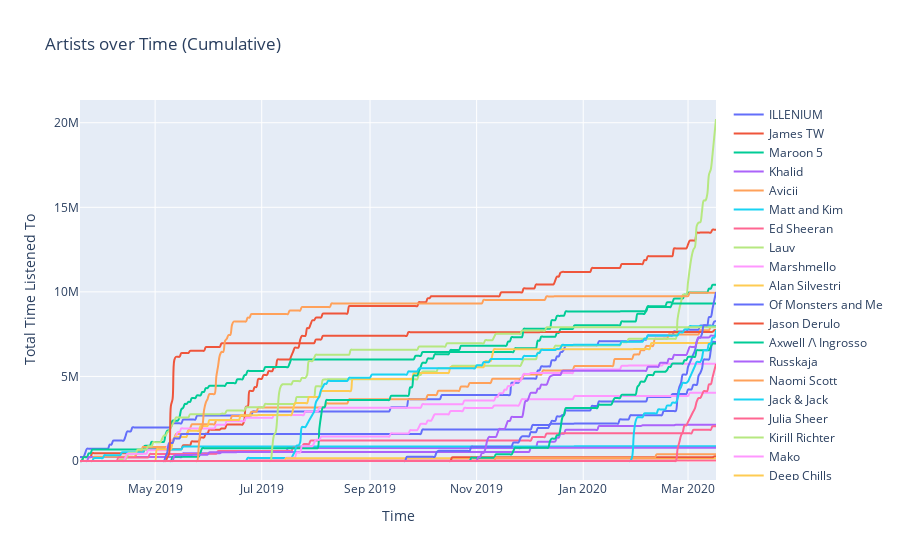
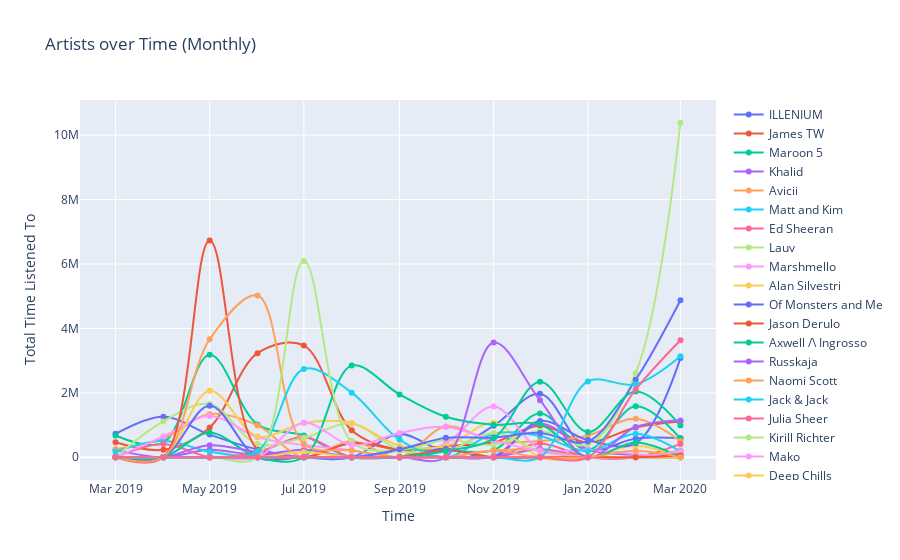
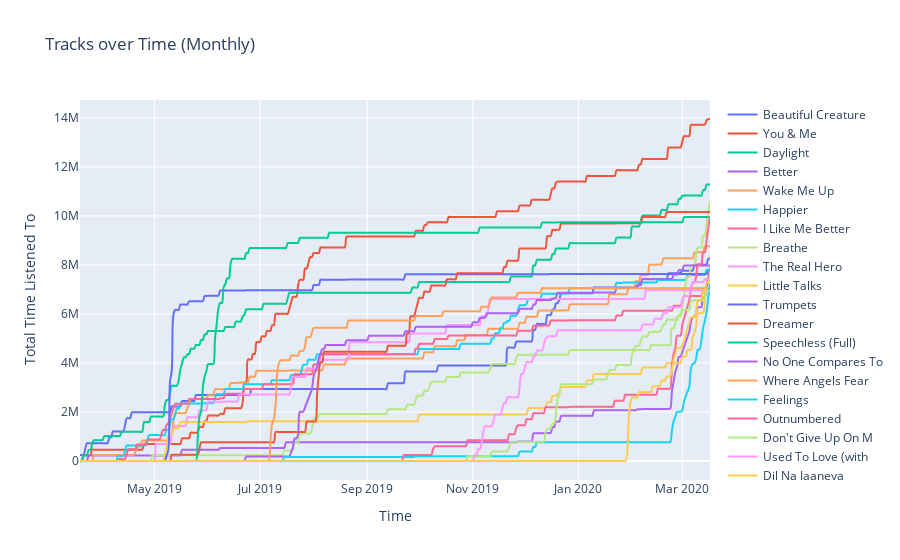
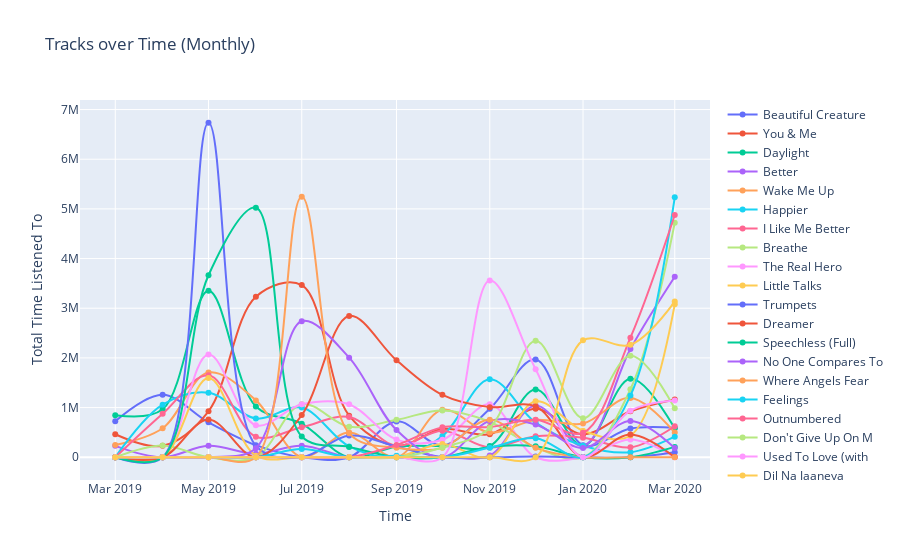

Here is the notebook cell these charts were saved with, in order:
### Code cell
artists_cum, artists_mon = get_data(artist_tracker)
tracks_cum, tracks_mon = get_data(track_tracker)

plot(artists_cum, 'Artists over Time (Cumulative)')
plot(artists_mon, 'Artists over Time (Monthly)')
plot(tracks_cum, 'Tracks over Time (Monthly)')
plot(tracks_mon, 'Tracks over Time (Monthly)')

### Figure 1 — Plotly figure (JSON) as saved in the notebook; plotly's stock layout.template omitted (floating-point values rounded to 4 significant figures; data arrays with more than 128 entries replaced by an {"elided": "..."} marker saying what was removed)
{"data": [{"line": {"shape": "spline"}, "name": "ILLENIUM", "type": "scatter", "x": {"elided": "365 str values"}, "y": {"elided": "365 int values"}}, {"line": {"shape": "spline"}, "name": "James TW", "type": "scatter", "x": {"elided": "365 str values"}, "y": {"elided": "365 int values"}}, {"line": {"shape": "spline"}, "name": "Maroon 5", "type": "scatter", "x": {"elided": "365 str values"}, "y": {"elided": "365 int values"}}, {"line": {"shape": "spline"}, "name": "Khalid", "type": "scatter", "x": {"elided": "365 str values"}, "y": {"elided": "365 int values"}}, {"line": {"shape": "spline"}, "name": "Avicii", "type": "scatter", "x": {"elided": "365 str values"}, "y": {"elided": "365 int values"}}, {"line": {"shape": "spline"}, "name": "Matt and Kim", "type": "scatter", "x": {"elided": "365 str values"}, "y": {"elided": "365 int values"}}, {"line": {"shape": "spline"}, "name": "Ed Sheeran", "type": "scatter", "x": {"elided": "365 str values"}, "y": {"elided": "365 int values"}}, {"line": {"shape": "spline"}, "name": "Lauv", "type": "scatter", "x": {"elided": "365 str values"}, "y": {"elided": "365 int values"}}, {"line": {"shape": "spline"}, "name": "Marshmello", "type": "scatter", "x": {"elided": "365 str values"}, "y": {"elided": "365 int values"}}, {"line": {"shape": "spline"}, "name": "Alan Silvestri", "type": "scatter", "x": {"elided": "365 str values"}, "y": {"elided": "365 int values"}}, {"line": {"shape": "spline"}, "name": "Of Monsters and Me", "type": "scatter", "x": {"elided": "365 str values"}, "y": {"elided": "365 int values"}}, {"line": {"shape": "spline"}, "name": "Jason Derulo", "type": "scatter", "x": {"elided": "365 str values"}, "y": {"elided": "365 int values"}}, {"line": {"shape": "spline"}, "name": "Axwell /\\ Ingrosso", "type": "scatter", "x": {"elided": "365 str values"}, "y": {"elided": "365 int values"}}, {"line": {"shape": "spline"}, "name": "Russkaja", "type": "scatter", "x": {"elided": "365 str values"}, "y": {"elided": "365 int values"}}, {"line": {"shape": "spline"}, "name": "Naomi Scott", "type": "scatter", "x": {"elided": "365 str values"}, "y": {"elided": "365 int values"}}, {"line": {"shape": "spline"}, "name": "Jack & Jack", "type": "scatter", "x": {"elided": "365 str values"}, "y": {"elided": "365 int values"}}, {"line": {"shape": "spline"}, "name": "Julia Sheer", "type": "scatter", "x": {"elided": "365 str values"}, "y": {"elided": "365 int values"}}, {"line": {"shape": "spline"}, "name": "Kirill Richter", "type": "scatter", "x": {"elided": "365 str values"}, "y": {"elided": "365 int values"}}, {"line": {"shape": "spline"}, "name": "Mako", "type": "scatter", "x": {"elided": "365 str values"}, "y": {"elided": "365 int values"}}, {"line": {"shape": "spline"}, "name": "Deep Chills", "type": "scatter", "x": {"elided": "365 str values"}, "y": {"elided": "365 int values"}}, {"line": {"shape": "spline"}, "name": "Dermot Kennedy", "type": "scatter", "x": {"elided": "365 str values"}, "y": {"elided": "365 int values"}}, {"line": {"shape": "spline"}, "name": "Marc E. Bassy", "type": "scatter", "x": {"elided": "365 str values"}, "y": {"elided": "365 int values"}}, {"line": {"shape": "spline"}, "name": "Andy Grammer", "type": "scatter", "x": {"elided": "365 str values"}, "y": {"elided": "365 int values"}}, {"line": {"shape": "spline"}, "name": "Martin Garrix", "type": "scatter", "x": {"elided": "365 str values"}, "y": {"elided": "365 int values"}}, {"line": {"shape": "spline"}, "name": "James Arthur", "type": "scatter", "x": {"elided": "365 str values"}, "y": {"elided": "365 int values"}}, {"line": {"shape": "spline"}, "name": "Rochak Kohli", "type": "scatter", "x": {"elided": "365 str values"}, "y": {"elided": "365 int values"}}, {"line": {"shape": "spline"}, "name": "Declan J Donovan", "type": "scatter", "x": {"elided": "365 str values"}, "y": {"elided": "365 int values"}}], "layout": {"font": {"size": 12}, "title": {"text": "Artists over Time (Cumulative)"}, "xaxis": {"title": {"text": "Time"}}, "yaxis": {"title": {"text": "Total Time Listened To"}}}}

### Figure 2 — Plotly figure (JSON) as saved in the notebook; plotly's stock layout.template omitted (floating-point values rounded to 4 significant figures)
{"data": [{"line": {"shape": "spline"}, "name": "ILLENIUM", "type": "scatter", "x": ["2019-03", "2019-04", "2019-05", "2019-06", "2019-07", "2019-08", "2019-09", "2019-10", "2019-11", "2019-12", "2020-01", "2020-02", "2020-03"], "y": [726407, 1260701, 703834, 242899, 0, 0, 721524, 240508, 975527, 1970052, 240508, 578606, 594259]}, {"line": {"shape": "spline"}, "name": "James TW", "type": "scatter", "x": ["2019-03", "2019-04", "2019-05", "2019-06", "2019-07", "2019-08", "2019-09", "2019-10", "2019-11", "2019-12", "2020-01", "2020-02", "2020-03"], "y": [463306, 231653, 925047, 3233218, 3467005, 837940, 231653, 351363, 463306, 976888, 463306, 926612, 1107886]}, {"line": {"shape": "spline"}, "name": "Maroon 5", "type": "scatter", "x": ["2019-03", "2019-04", "2019-05", "2019-06", "2019-07", "2019-08", "2019-09", "2019-10", "2019-11", "2019-12", "2020-01", "2020-02", "2020-03"], "y": [675918, 450612, 3181380, 1020149, 676012, 0, 211990, 225400, 225306, 1356967, 227716, 1581388, 582268]}, {"line": {"shape": "spline"}, "name": "Khalid", "type": "scatter", "x": ["2019-03", "2019-04", "2019-05", "2019-06", "2019-07", "2019-08", "2019-09", "2019-10", "2019-11", "2019-12", "2020-01", "2020-02", "2020-03"], "y": [229320, 0, 229320, 72551, 230578, 0, 0, 0, 36018, 1043400, 229320, 72829, 1033]}, {"line": {"shape": "spline"}, "name": "Avicii", "type": "scatter", "x": ["2019-03", "2019-04", "2019-05", "2019-06", "2019-07", "2019-08", "2019-09", "2019-10", "2019-11", "2019-12", "2020-01", "2020-02", "2020-03"], "y": [247426, 583982, 1337322, 989704, 0, 494852, 0, 957762, 497940, 505697, 678254, 1191767, 497954]}, {"line": {"shape": "spline"}, "name": "Matt and Kim", "type": "scatter", "x": ["2019-03", "2019-04", "2019-05", "2019-06", "2019-07", "2019-08", "2019-09", "2019-10", "2019-11", "2019-12", "2020-01", "2020-02", "2020-03"], "y": [171333, 514017, 172911, 2133, 0, 0, 0, 0, 0, 4994, 0, 0, 0]}, {"line": {"shape": "spline"}, "name": "Ed Sheeran", "type": "scatter", "x": ["2019-03", "2019-04", "2019-05", "2019-06", "2019-07", "2019-08", "2019-09", "2019-10", "2019-11", "2019-12", "2020-01", "2020-02", "2020-03"], "y": [0, 415040, 14588, 155067, 622560, 0, 0, 0, 0, 430519, 0, 0, 415040]}, {"line": {"shape": "spline"}, "name": "Lauv", "type": "scatter", "x": ["2019-03", "2019-04", "2019-05", "2019-06", "2019-07", "2019-08", "2019-09", "2019-10", "2019-11", "2019-12", "2020-01", "2020-02", "2020-03"], "y": [0, 1113388, 1649881, 413347, 604268, 1047143, 262429, 533902, 387049, 817732, 394872, 2609668, 10387300]}, {"line": {"shape": "spline"}, "name": "Marshmello", "type": "scatter", "x": ["2019-03", "2019-04", "2019-05", "2019-06", "2019-07", "2019-08", "2019-09", "2019-10", "2019-11", "2019-12", "2020-01", "2020-02", "2020-03"], "y": [0, 642867, 1284736, 623942, 377089, 218567, 0, 428578, 1572379, 265979, 231872, 101556, 0]}, {"line": {"shape": "spline"}, "name": "Alan Silvestri", "type": "scatter", "x": ["2019-03", "2019-04", "2019-05", "2019-06", "2019-07", "2019-08", "2019-09", "2019-10", "2019-11", "2019-12", "2020-01", "2020-02", "2020-03"], "y": [0, 0, 2067596, 645141, 1065209, 1064478, 354826, 351144, 1064478, 0, 3900, 354830, 0]}, {"line": {"shape": "spline"}, "name": "Of Monsters and Me", "type": "scatter", "x": ["2019-03", "2019-04", "2019-05", "2019-06", "2019-07", "2019-08", "2019-09", "2019-10", "2019-11", "2019-12", "2020-01", "2020-02", "2020-03"], "y": [0, 0, 1596029, 0, 0, 0, 0, 266600, 0, 1125711, 533222, 438200, 3078627]}, {"line": {"shape": "spline"}, "name": "Jason Derulo", "type": "scatter", "x": ["2019-03", "2019-04", "2019-05", "2019-06", "2019-07", "2019-08", "2019-09", "2019-10", "2019-11", "2019-12", "2020-01", "2020-02", "2020-03"], "y": [0, 0, 6734108, 230311, 0, 436523, 217419, 0, 0, 15126, 0, 0, 101668]}, {"line": {"shape": "spline"}, "name": "Axwell /\\ Ingrosso", "type": "scatter", "x": ["2019-03", "2019-04", "2019-05", "2019-06", "2019-07", "2019-08", "2019-09", "2019-10", "2019-11", "2019-12", "2020-01", "2020-02", "2020-03"], "y": [0, 0, 760310, 0, 0, 2845423, 1952394, 1255735, 1009067, 1023180, 3760, 460397, 2670]}, {"line": {"shape": "spline"}, "name": "Russkaja", "type": "scatter", "x": ["2019-03", "2019-04", "2019-05", "2019-06", "2019-07", "2019-08", "2019-09", "2019-10", "2019-11", "2019-12", "2020-01", "2020-02", "2020-03"], "y": [0, 0, 370975, 155157, 5546, 1904, 0, 0, 0, 246653, 0, 3230, 0]}, {"line": {"shape": "spline"}, "name": "Naomi Scott", "type": "scatter", "x": ["2019-03", "2019-04", "2019-05", "2019-06", "2019-07", "2019-08", "2019-09", "2019-10", "2019-11", "2019-12", "2020-01", "2020-02", "2020-03"], "y": [0, 0, 3663186, 5024197, 417600, 208800, 0, 0, 208800, 219651, 0, 0, 208800]}, {"line": {"shape": "spline"}, "name": "Jack & Jack", "type": "scatter", "x": ["2019-03", "2019-04", "2019-05", "2019-06", "2019-07", "2019-08", "2019-09", "2019-10", "2019-11", "2019-12", "2020-01", "2020-02", "2020-03"], "y": [0, 0, 0, 182920, 2739611, 2005570, 548760, 0, 731680, 660357, 186611, 731680, 185033]}, {"line": {"shape": "spline"}, "name": "Julia Sheer", "type": "scatter", "x": ["2019-03", "2019-04", "2019-05", "2019-06", "2019-07", "2019-08", "2019-09", "2019-10", "2019-11", "2019-12", "2020-01", "2020-02", "2020-03"], "y": [0, 0, 0, 30848, 0, 0, 0, 0, 0, 0, 0, 0, 0]}, {"line": {"shape": "spline"}, "name": "Kirill Richter", "type": "scatter", "x": ["2019-03", "2019-04", "2019-05", "2019-06", "2019-07", "2019-08", "2019-09", "2019-10", "2019-11", "2019-12", "2020-01", "2020-02", "2020-03"], "y": [0, 0, 0, 0, 6095014, 481867, 189092, 189092, 756368, 189502, 0, 0, 0]}, {"line": {"shape": "spline"}, "name": "Mako", "type": "scatter", "x": ["2019-03", "2019-04", "2019-05", "2019-06", "2019-07", "2019-08", "2019-09", "2019-10", "2019-11", "2019-12", "2020-01", "2020-02", "2020-03"], "y": [0, 0, 0, 0, 1067757, 376720, 753441, 941800, 515650, 188360, 0, 0, 188360]}, {"line": {"shape": "spline"}, "name": "Deep Chills", "type": "scatter", "x": ["2019-03", "2019-04", "2019-05", "2019-06", "2019-07", "2019-08", "2019-09", "2019-10", "2019-11", "2019-12", "2020-01", "2020-02", "2020-03"], "y": [0, 0, 0, 0, 163738, 0, 0, 0, 0, 0, 0, 0, 0]}, {"line": {"shape": "spline"}, "name": "Dermot Kennedy", "type": "scatter", "x": ["2019-03", "2019-04", "2019-05", "2019-06", "2019-07", "2019-08", "2019-09", "2019-10", "2019-11", "2019-12", "2020-01", "2020-02", "2020-03"], "y": [0, 0, 0, 0, 0, 0, 245699, 601796, 610187, 755884, 491398, 2406470, 4877459]}, {"line": {"shape": "spline"}, "name": "Marc E. Bassy", "type": "scatter", "x": ["2019-03", "2019-04", "2019-05", "2019-06", "2019-07", "2019-08", "2019-09", "2019-10", "2019-11", "2019-12", "2020-01", "2020-02", "2020-03"], "y": [0, 0, 0, 0, 0, 0, 0, 218493, 0, 0, 0, 0, 56481]}, {"line": {"shape": "spline"}, "name": "Andy Grammer", "type": "scatter", "x": ["2019-03", "2019-04", "2019-05", "2019-06", "2019-07", "2019-08", "2019-09", "2019-10", "2019-11", "2019-12", "2020-01", "2020-02", "2020-03"], "y": [0, 0, 0, 0, 0, 0, 0, 196187, 588561, 2347044, 784748, 2042787, 984440]}, {"line": {"shape": "spline"}, "name": "Martin Garrix", "type": "scatter", "x": ["2019-03", "2019-04", "2019-05", "2019-06", "2019-07", "2019-08", "2019-09", "2019-10", "2019-11", "2019-12", "2020-01", "2020-02", "2020-03"], "y": [0, 0, 0, 0, 0, 0, 0, 0, 3559864, 1772501, 0, 937418, 1141684]}, {"line": {"shape": "spline"}, "name": "James Arthur", "type": "scatter", "x": ["2019-03", "2019-04", "2019-05", "2019-06", "2019-07", "2019-08", "2019-09", "2019-10", "2019-11", "2019-12", "2020-01", "2020-02", "2020-03"], "y": [0, 0, 0, 0, 0, 0, 0, 0, 199066, 0, 0, 199066, 0]}, {"line": {"shape": "spline"}, "name": "Rochak Kohli", "type": "scatter", "x": ["2019-03", "2019-04", "2019-05", "2019-06", "2019-07", "2019-08", "2019-09", "2019-10", "2019-11", "2019-12", "2020-01", "2020-02", "2020-03"], "y": [0, 0, 0, 0, 0, 0, 0, 0, 0, 0, 2354088, 2264458, 3133587]}, {"line": {"shape": "spline"}, "name": "Declan J Donovan", "type": "scatter", "x": ["2019-03", "2019-04", "2019-05", "2019-06", "2019-07", "2019-08", "2019-09", "2019-10", "2019-11", "2019-12", "2020-01", "2020-02", "2020-03"], "y": [0, 0, 0, 0, 0, 0, 0, 0, 0, 0, 0, 2106653, 3634450]}], "layout": {"font": {"size": 12}, "title": {"text": "Artists over Time (Monthly)"}, "xaxis": {"title": {"text": "Time"}}, "yaxis": {"title": {"text": "Total Time Listened To"}}}}

### Figure 3 — Plotly figure (JSON) as saved in the notebook; plotly's stock layout.template omitted (floating-point values rounded to 4 significant figures; data arrays with more than 128 entries replaced by an {"elided": "..."} marker saying what was removed)
{"data": [{"line": {"shape": "spline"}, "name": "Beautiful Creature", "type": "scatter", "x": {"elided": "365 str values"}, "y": {"elided": "365 int values"}}, {"line": {"shape": "spline"}, "name": "You & Me", "type": "scatter", "x": {"elided": "365 str values"}, "y": {"elided": "365 int values"}}, {"line": {"shape": "spline"}, "name": "Daylight", "type": "scatter", "x": {"elided": "365 str values"}, "y": {"elided": "365 int values"}}, {"line": {"shape": "spline"}, "name": "Better", "type": "scatter", "x": {"elided": "365 str values"}, "y": {"elided": "365 int values"}}, {"line": {"shape": "spline"}, "name": "Wake Me Up", "type": "scatter", "x": {"elided": "365 str values"}, "y": {"elided": "365 int values"}}, {"line": {"shape": "spline"}, "name": "Happier", "type": "scatter", "x": {"elided": "365 str values"}, "y": {"elided": "365 int values"}}, {"line": {"shape": "spline"}, "name": "I Like Me Better", "type": "scatter", "x": {"elided": "365 str values"}, "y": {"elided": "365 int values"}}, {"line": {"shape": "spline"}, "name": "Breathe", "type": "scatter", "x": {"elided": "365 str values"}, "y": {"elided": "365 int values"}}, {"line": {"shape": "spline"}, "name": "The Real Hero", "type": "scatter", "x": {"elided": "365 str values"}, "y": {"elided": "365 int values"}}, {"line": {"shape": "spline"}, "name": "Little Talks", "type": "scatter", "x": {"elided": "365 str values"}, "y": {"elided": "365 int values"}}, {"line": {"shape": "spline"}, "name": "Trumpets", "type": "scatter", "x": {"elided": "365 str values"}, "y": {"elided": "365 int values"}}, {"line": {"shape": "spline"}, "name": "Dreamer", "type": "scatter", "x": {"elided": "365 str values"}, "y": {"elided": "365 int values"}}, {"line": {"shape": "spline"}, "name": "Speechless (Full)", "type": "scatter", "x": {"elided": "365 str values"}, "y": {"elided": "365 int values"}}, {"line": {"shape": "spline"}, "name": "No One Compares To", "type": "scatter", "x": {"elided": "365 str values"}, "y": {"elided": "365 int values"}}, {"line": {"shape": "spline"}, "name": "Where Angels Fear ", "type": "scatter", "x": {"elided": "365 str values"}, "y": {"elided": "365 int values"}}, {"line": {"shape": "spline"}, "name": "Feelings", "type": "scatter", "x": {"elided": "365 str values"}, "y": {"elided": "365 int values"}}, {"line": {"shape": "spline"}, "name": "Outnumbered", "type": "scatter", "x": {"elided": "365 str values"}, "y": {"elided": "365 int values"}}, {"line": {"shape": "spline"}, "name": "Don't Give Up On M", "type": "scatter", "x": {"elided": "365 str values"}, "y": {"elided": "365 int values"}}, {"line": {"shape": "spline"}, "name": "Used To Love (with", "type": "scatter", "x": {"elided": "365 str values"}, "y": {"elided": "365 int values"}}, {"line": {"shape": "spline"}, "name": "Dil Na Jaaneya", "type": "scatter", "x": {"elided": "365 str values"}, "y": {"elided": "365 int values"}}], "layout": {"font": {"size": 12}, "title": {"text": "Tracks over Time (Monthly)"}, "xaxis": {"title": {"text": "Time"}}, "yaxis": {"title": {"text": "Total Time Listened To"}}}}

### Figure 4 — Plotly figure (JSON) as saved in the notebook; plotly's stock layout.template omitted (floating-point values rounded to 4 significant figures)
{"data": [{"line": {"shape": "spline"}, "name": "Beautiful Creature", "type": "scatter", "x": ["2019-03", "2019-04", "2019-05", "2019-06", "2019-07", "2019-08", "2019-09", "2019-10", "2019-11", "2019-12", "2020-01", "2020-02", "2020-03"], "y": [726407, 1260701, 703834, 242899, 0, 0, 721524, 240508, 975527, 1970052, 240508, 578606, 594259]}, {"line": {"shape": "spline"}, "name": "You & Me", "type": "scatter", "x": ["2019-03", "2019-04", "2019-05", "2019-06", "2019-07", "2019-08", "2019-09", "2019-10", "2019-11", "2019-12", "2020-01", "2020-02", "2020-03"], "y": [463306, 231653, 925047, 3233218, 3467005, 837940, 231653, 569856, 463306, 976888, 463306, 926612, 1164367]}, {"line": {"shape": "spline"}, "name": "Daylight", "type": "scatter", "x": ["2019-03", "2019-04", "2019-05", "2019-06", "2019-07", "2019-08", "2019-09", "2019-10", "2019-11", "2019-12", "2020-01", "2020-02", "2020-03"], "y": [847251, 964629, 3354291, 1022282, 676012, 0, 211990, 225400, 225306, 1361961, 227716, 1581388, 582268]}, {"line": {"shape": "spline"}, "name": "Better", "type": "scatter", "x": ["2019-03", "2019-04", "2019-05", "2019-06", "2019-07", "2019-08", "2019-09", "2019-10", "2019-11", "2019-12", "2020-01", "2020-02", "2020-03"], "y": [229320, 0, 229320, 72551, 230578, 0, 0, 0, 36018, 1043400, 229320, 2179482, 3635483]}, {"line": {"shape": "spline"}, "name": "Wake Me Up", "type": "scatter", "x": ["2019-03", "2019-04", "2019-05", "2019-06", "2019-07", "2019-08", "2019-09", "2019-10", "2019-11", "2019-12", "2020-01", "2020-02", "2020-03"], "y": [247426, 583982, 1708297, 1144861, 5546, 496756, 0, 957762, 497940, 752350, 678254, 1194997, 497954]}, {"line": {"shape": "spline"}, "name": "Happier", "type": "scatter", "x": ["2019-03", "2019-04", "2019-05", "2019-06", "2019-07", "2019-08", "2019-09", "2019-10", "2019-11", "2019-12", "2020-01", "2020-02", "2020-03"], "y": [0, 1057907, 1299324, 779009, 999649, 218567, 0, 428578, 1572379, 696498, 231872, 101556, 415040]}, {"line": {"shape": "spline"}, "name": "I Like Me Better", "type": "scatter", "x": ["2019-03", "2019-04", "2019-05", "2019-06", "2019-07", "2019-08", "2019-09", "2019-10", "2019-11", "2019-12", "2020-01", "2020-02", "2020-03"], "y": [0, 875578, 1649881, 413347, 604268, 809333, 231873, 533902, 197436, 424488, 394872, 198876, 623377]}, {"line": {"shape": "spline"}, "name": "Breathe", "type": "scatter", "x": ["2019-03", "2019-04", "2019-05", "2019-06", "2019-07", "2019-08", "2019-09", "2019-10", "2019-11", "2019-12", "2020-01", "2020-02", "2020-03"], "y": [0, 237810, 0, 0, 1067757, 614530, 753441, 941800, 714716, 198154, 0, 1368386, 4719177]}, {"line": {"shape": "spline"}, "name": "The Real Hero", "type": "scatter", "x": ["2019-03", "2019-04", "2019-05", "2019-06", "2019-07", "2019-08", "2019-09", "2019-10", "2019-11", "2019-12", "2020-01", "2020-02", "2020-03"], "y": [0, 0, 2067596, 645141, 1065209, 1064478, 354826, 351144, 1064478, 0, 3900, 354830, 0]}, {"line": {"shape": "spline"}, "name": "Little Talks", "type": "scatter", "x": ["2019-03", "2019-04", "2019-05", "2019-06", "2019-07", "2019-08", "2019-09", "2019-10", "2019-11", "2019-12", "2020-01", "2020-02", "2020-03"], "y": [0, 0, 1596029, 30848, 0, 0, 0, 266600, 0, 1125711, 533222, 438200, 3078627]}, {"line": {"shape": "spline"}, "name": "Trumpets", "type": "scatter", "x": ["2019-03", "2019-04", "2019-05", "2019-06", "2019-07", "2019-08", "2019-09", "2019-10", "2019-11", "2019-12", "2020-01", "2020-02", "2020-03"], "y": [0, 0, 6734108, 230311, 0, 436523, 217419, 0, 0, 15126, 0, 0, 101668]}, {"line": {"shape": "spline"}, "name": "Dreamer", "type": "scatter", "x": ["2019-03", "2019-04", "2019-05", "2019-06", "2019-07", "2019-08", "2019-09", "2019-10", "2019-11", "2019-12", "2020-01", "2020-02", "2020-03"], "y": [0, 0, 760310, 0, 848895, 2845423, 1952394, 1255735, 1009067, 1023180, 3760, 460397, 2670]}, {"line": {"shape": "spline"}, "name": "Speechless (Full)", "type": "scatter", "x": ["2019-03", "2019-04", "2019-05", "2019-06", "2019-07", "2019-08", "2019-09", "2019-10", "2019-11", "2019-12", "2020-01", "2020-02", "2020-03"], "y": [0, 0, 3663186, 5024197, 417600, 208800, 0, 0, 208800, 219651, 0, 0, 208800]}, {"line": {"shape": "spline"}, "name": "No One Compares To", "type": "scatter", "x": ["2019-03", "2019-04", "2019-05", "2019-06", "2019-07", "2019-08", "2019-09", "2019-10", "2019-11", "2019-12", "2020-01", "2020-02", "2020-03"], "y": [0, 0, 0, 182920, 2739611, 2005570, 548760, 0, 731680, 660357, 186611, 731680, 185033]}, {"line": {"shape": "spline"}, "name": "Where Angels Fear ", "type": "scatter", "x": ["2019-03", "2019-04", "2019-05", "2019-06", "2019-07", "2019-08", "2019-09", "2019-10", "2019-11", "2019-12", "2020-01", "2020-02", "2020-03"], "y": [0, 0, 0, 0, 5246119, 481867, 189092, 189092, 756368, 189502, 0, 0, 0]}, {"line": {"shape": "spline"}, "name": "Feelings", "type": "scatter", "x": ["2019-03", "2019-04", "2019-05", "2019-06", "2019-07", "2019-08", "2019-09", "2019-10", "2019-11", "2019-12", "2020-01", "2020-02", "2020-03"], "y": [0, 0, 0, 0, 163738, 0, 30556, 0, 189613, 383450, 0, 1241472, 5233106]}, {"line": {"shape": "spline"}, "name": "Outnumbered", "type": "scatter", "x": ["2019-03", "2019-04", "2019-05", "2019-06", "2019-07", "2019-08", "2019-09", "2019-10", "2019-11", "2019-12", "2020-01", "2020-02", "2020-03"], "y": [0, 0, 0, 0, 0, 0, 245699, 601796, 610187, 755884, 491398, 2406470, 4877459]}, {"line": {"shape": "spline"}, "name": "Don't Give Up On M", "type": "scatter", "x": ["2019-03", "2019-04", "2019-05", "2019-06", "2019-07", "2019-08", "2019-09", "2019-10", "2019-11", "2019-12", "2020-01", "2020-02", "2020-03"], "y": [0, 0, 0, 0, 0, 0, 0, 196187, 588561, 2347044, 784748, 2042787, 984440]}, {"line": {"shape": "spline"}, "name": "Used To Love (with", "type": "scatter", "x": ["2019-03", "2019-04", "2019-05", "2019-06", "2019-07", "2019-08", "2019-09", "2019-10", "2019-11", "2019-12", "2020-01", "2020-02", "2020-03"], "y": [0, 0, 0, 0, 0, 0, 0, 0, 3559864, 1772501, 0, 937418, 1141684]}, {"line": {"shape": "spline"}, "name": "Dil Na Jaaneya", "type": "scatter", "x": ["2019-03", "2019-04", "2019-05", "2019-06", "2019-07", "2019-08", "2019-09", "2019-10", "2019-11", "2019-12", "2020-01", "2020-02", "2020-03"], "y": [0, 0, 0, 0, 0, 0, 0, 0, 0, 0, 2354088, 2264458, 3133587]}], "layout": {"font": {"size": 12}, "title": {"text": "Tracks over Time (Monthly)"}, "xaxis": {"title": {"text": "Time"}}, "yaxis": {"title": {"text": "Total Time Listened To"}}}}
